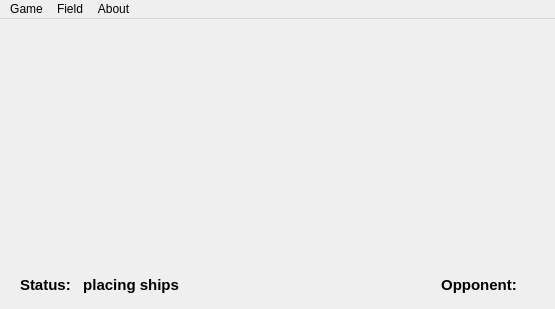
<?xml version="1.0" encoding="UTF-8"?>
<ui version="4.0">
 <class>BotWindow</class>
 <widget class="QMainWindow" name="BotWindow">
  <property name="geometry">
   <rect>
    <x>0</x>
    <y>0</y>
    <width>555</width>
    <height>309</height>
   </rect>
  </property>
  <property name="minimumSize">
   <size>
    <width>555</width>
    <height>309</height>
   </size>
  </property>
  <property name="maximumSize">
   <size>
    <width>555</width>
    <height>309</height>
   </size>
  </property>
  <property name="windowTitle">
   <string>Naval Fight</string>
  </property>
  <widget class="QWidget" name="centralWidget">
   <widget class="QLabel" name="labelStatus">
    <property name="geometry">
     <rect>
      <x>20</x>
      <y>250</y>
      <width>531</width>
      <height>31</height>
     </rect>
    </property>
    <property name="font">
     <font>
      <pointsize>11</pointsize>
      <weight>75</weight>
      <italic>false</italic>
      <bold>true</bold>
      <underline>false</underline>
      <strikeout>false</strikeout>
      <kerning>true</kerning>
     </font>
    </property>
    <property name="text">
     <string>Status:   placing ships</string>
    </property>
   </widget>
   <widget class="QLabel" name="labelOpponent">
    <property name="geometry">
     <rect>
      <x>320</x>
      <y>250</y>
      <width>201</width>
      <height>31</height>
     </rect>
    </property>
    <property name="font">
     <font>
      <pointsize>11</pointsize>
      <weight>75</weight>
      <italic>false</italic>
      <bold>true</bold>
      <underline>false</underline>
      <strikeout>false</strikeout>
      <kerning>true</kerning>
     </font>
    </property>
    <property name="text">
     <string>Opponent: </string>
    </property>
    <property name="alignment">
     <set>Qt::AlignRight|Qt::AlignTrailing|Qt::AlignVCenter</set>
    </property>
   </widget>
  </widget>
  <widget class="QMenuBar" name="menuBar">
   <property name="geometry">
    <rect>
     <x>0</x>
     <y>0</y>
     <width>555</width>
     <height>21</height>
    </rect>
   </property>
   <widget class="QMenu" name="menuFile">
    <property name="title">
     <string>Game</string>
    </property>
    <addaction name="actionStart"/>
    <addaction name="actionLeave"/>
    <addaction name="separator"/>
    <addaction name="actionQuit"/>
   </widget>
   <widget class="QMenu" name="menuField">
    <property name="title">
     <string>Field</string>
    </property>
    <addaction name="actionClear"/>
    <addaction name="actionRandom"/>
   </widget>
   <widget class="QMenu" name="menuAbout">
    <property name="title">
     <string>About</string>
    </property>
    <addaction name="actionAbout"/>
   </widget>
   <addaction name="menuFile"/>
   <addaction name="menuField"/>
   <addaction name="menuAbout"/>
  </widget>
  <action name="actionStart">
   <property name="text">
    <string>Start</string>
   </property>
   <property name="shortcut">
    <string>Ctrl+S</string>
   </property>
  </action>
  <action name="actionQuit">
   <property name="text">
    <string>Quit</string>
   </property>
   <property name="shortcut">
    <string>Ctrl+Q</string>
   </property>
  </action>
  <action name="actionClear">
   <property name="text">
    <string>Clear</string>
   </property>
   <property name="shortcut">
    <string>Ctrl+C</string>
   </property>
  </action>
  <action name="actionRandom">
   <property name="text">
    <string>Random</string>
   </property>
   <property name="shortcut">
    <string>Ctrl+R</string>
   </property>
  </action>
  <action name="actionLeave">
   <property name="text">
    <string>Leave</string>
   </property>
   <property name="shortcut">
    <string>Ctrl+L</string>
   </property>
  </action>
  <action name="actionAbout">
   <property name="text">
    <string>About SeaCraft</string>
   </property>
   <property name="shortcut">
    <string>Ctrl+A</string>
   </property>
  </action>
 </widget>
 <layoutdefault spacing="6" margin="11"/>
 <resources/>
 <connections/>
</ui>
